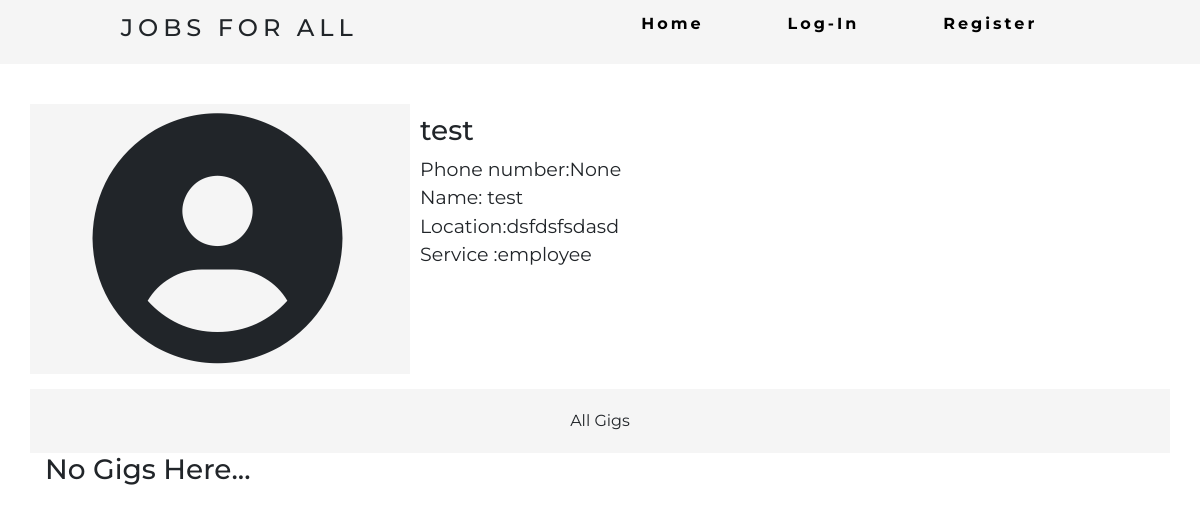
Before: /profile/3 with the older database file.
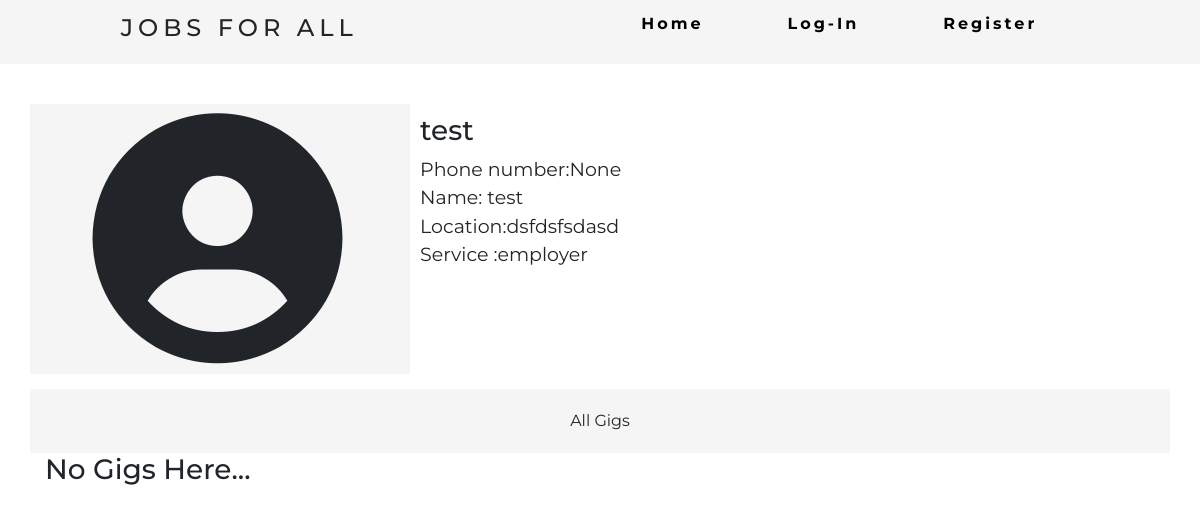
After: the same page with the newer database file.
### JobsForALL/models.py (models this page shows)
class User(AbstractUser):
    pass

class UserProfile(models.Model):
    user = models.OneToOneField(User,on_delete=models.CASCADE,null=True)
    name = models.CharField(blank=True,default="Not Set Yet",max_length=25)
    location =  models.CharField(blank=True,default="Not Set Yet",max_length=30)
    usertype = models.CharField(max_length=35,choices=usertypes,default='employer')
    service_type = models.CharField(max_length=40,choices=service_type,default='NULL')
    phone_number = models.IntegerField(null=True,blank=True)

### JobsForALL/views.py (the view, shortened to what this page needs)
# urls.py: path('profile/<int:pk>',views.user_view,name='profile')
def user_view(request,pk):
    message = ''
    if request.method == 'PUT':
        data = json.loads(request.body)
        handle_json_request(request,data)
    try:
        requested_user = User.objects.get(pk=pk)
        self_view = False
        if requested_user == request.user:
            self_view = True
        try:
            if requested_user.userprofile.location == 'Not Set Yet':
                message = 'Your profile is still incomplete..'
        except:
            pass
        employee = False
        if requested_user.userprofile.usertype == 'employee':
            employee = True
            all_gigs =  Gig.objects.all().filter(assign=requested_user,active=False).order_by('-created_on')
            try:
                AssignGig = Gig.objects.all().filter(assign=requested_user,active=True).order_by('-created_on')[0]
            except:
                AssignGig = False
            print(employee)
        else:
            all_gigs =  Gig.objects.all().filter(poster=requested_user).order_by('-created_on')
            AssignGig = False
        return render(request,"JobsForALL/profile.html",{
            "requested_user":requested_user,
            'self_view':self_view,'message':message,'employee':employee,'all_gigs':all_gigs,'AssignGig':AssignGig})
    except User.DoesNotExist:
        return HttpResponseRedirect(reverse("index"))

### JobsForALL/templates/JobsForALL/profile.html (shortened to what this page needs)
{% extends "JobsForALL/layout.html" %}
{% block body %}
    <div class="container">
        <div class="row">
            <div class="col-lg-4 col-sm-12 login-quote">
                {% if requested_user.userprofile.profile_image %}
                    <img src="{{requested_user.userprofile.profile_image.url }}" width="300px" height = '300px' alt="..." class="cus-img-circle">
                {% else %}
                    <i class="fas fa-user-circle fa-10x"></i>
                {% endif %}
            </div>
           <div class="col-lg-8 col-sm-12 profile_details">
               <div> <h3>{{requested_user.username}}</h3>
               <div class="about">Phone number:{{requested_user.userprofile.phone_number}}</div>
            </div>
               <div class="name">Name: {{requested_user.userprofile.name}}</div>
               <div class="about">Location:{{requested_user.userprofile.location}}</div>
               {% if employee %}
                <div class="about">Service :{{requested_user.userprofile.service_type }}</div>
               {% endif %}
           </div>
        </div>
        <div class="row" style="padding-top:15px ;">
            <div class='col-lg-12 tool-panel'>
                <ul class="tool-items">
                    <li id='allGigs'>All Gigs</li>
                </ul>
            </div>
            <div class="col-12" id='all-gig' >
                {% for gig in all_gigs%}
                    <div class='gig-header' id='gig_{{ gig.pk }}'>
                        <h4>{{gig.title}}</h4>
                        <hr>
                        <h4>Service type: {{gig.gig_type}}</h4>
                        <h4>Location: {{gig.location}}</h4>
                        <h4>Description...</h4>
                        <p>{{gig.description}}</p>
                    </div>
                {% empty %}
                    <h3>No Gigs Here...</h3>
                {% endfor %}
            </div>
        </div>
    </div>
{% endblock %}

Changed rows visible on the page:
changed User "test": userprofile.service_type "employee" → "employer"
